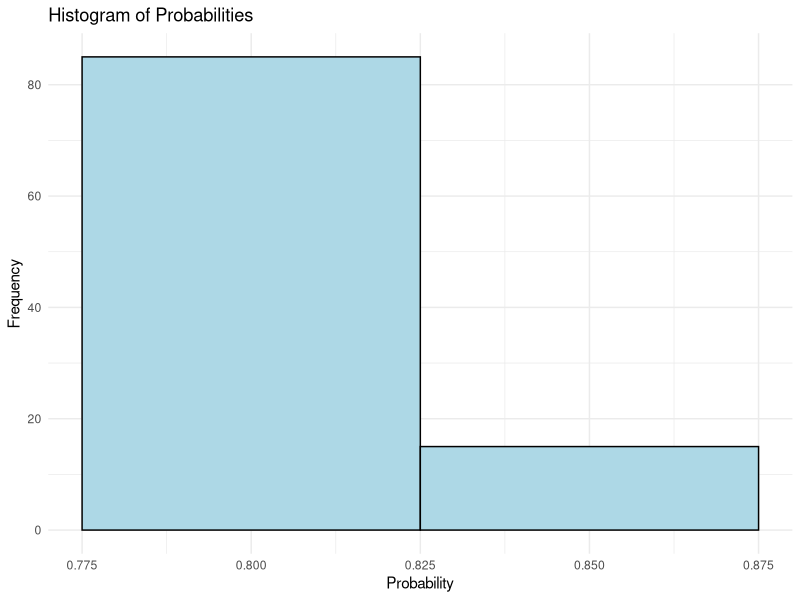

The R source for this figure:
## ---- chunk 1
# Load necessary libraries
library(ggplot2)

# Set seed for reproducibility
set.seed(123)
## ---- chunk 2
# Function to simulate the birthday problem
simulate_birthdays <- function(class_size = 35) {
  # Generate random birthdays for the class
  birthdays <- sample(1:365, class_size, replace = TRUE)
  
  # Check for duplicates
  any_duplicated <- length(unique(birthdays)) < class_size
  
  # Return TRUE if there are duplicates, FALSE otherwise
  return(any_duplicated)
}

# Number of simulations
n_simulations <- 100

# Vector to store probabilities
probabilities <- numeric(n_simulations)

# Run simulations
for (i in 1:n_simulations) {
  # Count how many times at least one duplicate birthday occurs
  duplicates_count <- sum(replicate(1000, simulate_birthdays()))
  
  # Calculate probability
  probabilities[i] <- duplicates_count / 1000
}

# Display probabilities
probabilities
## ---- chunk 3
# Plot histogram of probabilities
ggplot(data.frame(probabilities), aes(x = probabilities)) +
  geom_histogram(binwidth = 0.05, fill = "lightblue", color = "black") +
  labs(title = "Histogram of Probabilities", x = "Probability", y = "Frequency") +
  theme_minimal()
## ---- chunk 4
# Calculate mean of probabilities
mean_probability <- mean(probabilities)

# Print mean
cat("Mean = ", mean_probability, "\n")

# Calculate 95% confidence interval
ci <- quantile(probabilities, probs = c(0.025, 0.975))

# Print confidence interval
cat("95% Confidence Interval: [", ci[1], ", ", ci[2], "]\n")
## ---- chunk 5
EV= mean_probability*26-(1-mean_probability)*26
print(paste("ev=",EV))
## ---- chunk 6
FAIR=(mean_probability)/(1-mean_probability)
print(paste("fairbet=",FAIR))
## ---- chunk 7
# Function to simulate the birthday problem
simulate_birthdays <- function(class_size = 26) {
  # Generate random birthdays for the class
  birthdays <- sample(1:365, class_size, replace = TRUE)
  
  # Check for duplicates
  any_duplicated <- length(unique(birthdays)) < class_size
  
  # Return TRUE if there are duplicates, FALSE otherwise
  return(any_duplicated)
}

# Number of simulations
n_simulations <- 100

# Vector to store probabilities
probabilities <- numeric(n_simulations)

# Run simulations
for (i in 1:n_simulations) {
  # Count how many times at least one duplicate birthday occurs
  duplicates_count <- sum(replicate(1000, simulate_birthdays()))
  
  # Calculate probability
  probabilities[i] <- duplicates_count / 1000
}

# Display probabilities
## ---- chunk 8
# Calculate mean of probabilities
mean_probability <- mean(probabilities)

# Print mean
cat("Mean = ", mean_probability, "\n")

# Calculate 95% confidence interval
ci <- quantile(probabilities, probs = c(0.025, 0.975))

# Print confidence interval
cat("95% Confidence Interval: [", ci[1], ", ", ci[2], "]\n")
## ---- chunk 9
EV= mean_probability*20-(1-mean_probability)*20
print(paste("ev=",EV))
## ---- chunk 10
# Function to simulate the birthday problem
simulate_birthdays <- function(class_size = 23) {
  # Generate random birthdays for the class
  birthdays <- sample(1:365, class_size, replace = TRUE)
  
  # Check for duplicates
  any_duplicated <- length(unique(birthdays)) < class_size
  
  # Return TRUE if there are duplicates, FALSE otherwise
  return(any_duplicated)
}

# Number of simulations
n_simulations <- 100

# Vector to store probabilities
probabilities <- numeric(n_simulations)

# Run simulations
for (i in 1:n_simulations) {
  # Count how many times at least one duplicate birthday occurs
  duplicates_count <- sum(replicate(1000, simulate_birthdays()))
  
  # Calculate probability
  probabilities[i] <- duplicates_count / 1000
}
mean_probability= mean(probabilities)
# Display probabilities
## ---- chunk 11
EV= mean_probability*20-(1-mean_probability)*20
print(paste("ev=",EV))
